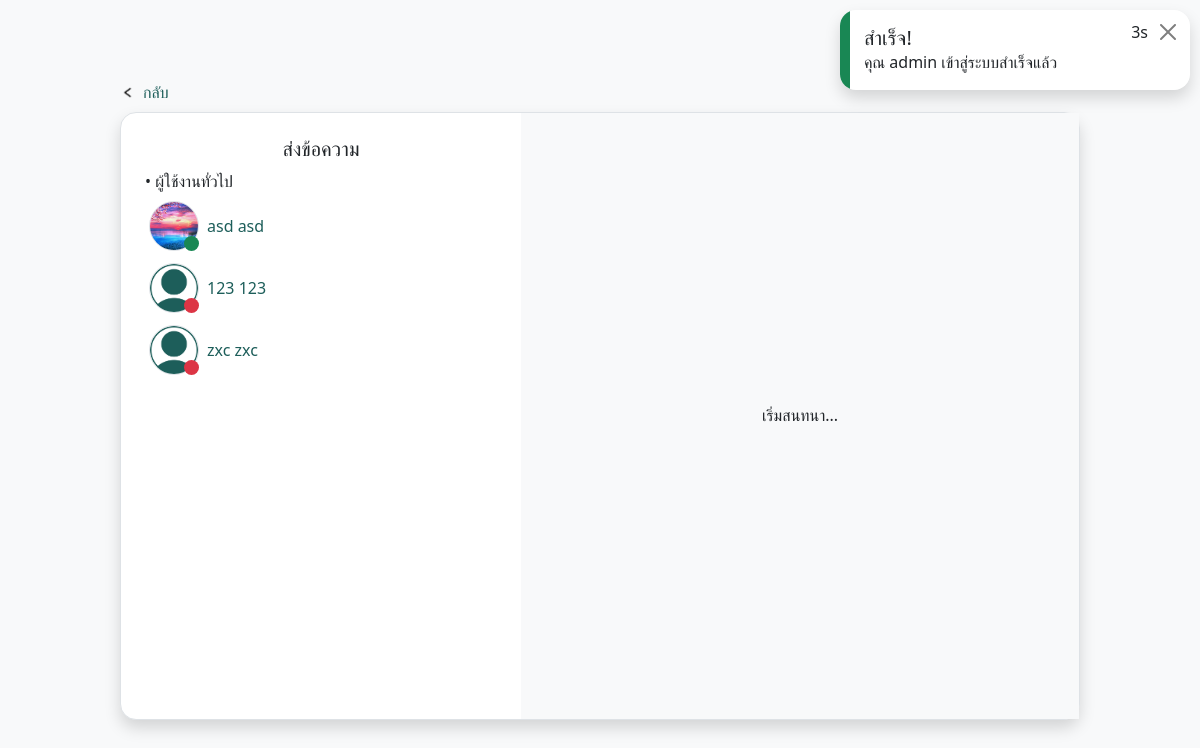
The app's page /chats.php (signed in) with its own data.
### tables this page shows
CREATE TABLE `users` (
  `user_id` int(11) NOT NULL,
  `firstname` varchar(150) NOT NULL,
  `lastname` varchar(150) NOT NULL,
  `email` varchar(150) NOT NULL,
  `password` varchar(100) NOT NULL,
  `image` varchar(150) NOT NULL DEFAULT 'default-profile.png',
  `role` enum('user','admin') NOT NULL DEFAULT 'user',
  `active_status` enum('online','offline') NOT NULL DEFAULT 'offline',
  `created_at` timestamp NOT NULL DEFAULT current_timestamp(),
  `updated_at` timestamp NULL DEFAULT NULL ON UPDATE current_timestamp()
);

### chats.php (the view, shortened to what this page needs)
<?php
require_once("config.php");
$row=null;
if(isset($_SESSION["user_login"])){
    $row = sql("SELECT * FROM users WHERE user_id = ?",[$_SESSION["user_login"]])->fetch();
}elseif(isset($_SESSION["admin_login"])){
    $row = sql("SELECT * FROM users WHERE user_id = ?",[$_SESSION["admin_login"]])->fetch();
}else{
    msg("warning","คำเตือน","ไม่สามารถเข้าถึงหน้านี้ได้","/");
}
?>
<!DOCTYPE html>
<html lang="en">
<head>
    <?php require_once("link.php"); ?>
</head>
<body class='bg-light'>
    <div class='vh-100 d-flex flex-column justify-content-center align-items-center position-relative'>
        <div class='d-flex flex-column gap-2' style='width:80%;height:80%'>
            <div class='d-flex align-items-center justify-content-start gap-4'>
                <a href="javascript:window.history.back()" class='d-flex flex-row gap-2 align-items-center text-decoration-none text-teal'>
                    <img src="<?= imagePath("web_images/icons","chevron-back.png"); ?>" alt="" class='object-fit-cover' style='width:15px;height:15px;'>
                    <div>กลับ</div>
                </a>
            </div>
            <div class='bg-white rounded-xl border shadow w-100 h-100'>
                <div class='d-flex flex-wrap h-100'>
                    <div class='p-4 h-100' style='width: 400px;'>
                        <h5 class='text-center'>ส่งข้อความ</h5>
                        <div class='mt-2'>
                            <?php
                            function showUsers($role){
                                global $row;
                                $fetchUser = sql("SELECT * FROM users WHERE role = ?",[$role]);
                                if($fetchUser->rowCount() > 0){ $index=0; ?>
                                    <ul style='list-style:none;' class='m-0 p-0 w-100 d-flex flex-column gap-1 mb-2'>
                                    <?php while($user = $fetchUser->fetch()){
                                        if($user["user_id"] === $row["user_id"]){
                                            return;
                                        }
                                        $showTextRole = $role=='admin'?'• ผู้ดูและระบบ':'• ผู้ใช้งานทั่วไป';
                                        echo $index == 0 ? "<div>$showTextRole</div>" : null ?>
                                        <a href="<?= $_SERVER["REQUEST_URI"] === "/" ? "chats.php?receiver_id=".$user['user_id'] : "../chats.php?receiver_id=".$user['user_id'] ?>" class='btn btn-outline-teal border-0 p-1 w-100 <?= $_GET["receiver_id"] == $user['user_id'] ? "bg-teal text-white" : "" ?>'>
                                            <li class='d-flex align-items-center gap-2'>
                                                <div class='position-relative'>
                                                    <img src="<?= imagePath("user_images",$user["image"]) ?>" class='border rounded-circle object-fit-cover' style='width:50px;height:50px'/>
                                                    <div style='width:15px;height:15px;bottom:0px;right:0px;' class='bg-<?= $user["active_status"]=="online"?"success":"danger" ?> position-absolute rounded-circle'></div>
                                                </div>
                                                <div><?= $user["firstname"] ?> <?= $user["lastname"] ?></div>
                                            </li>
                                        </a>
                                        <?php $index++; } ?>
                                    </ul>
                                <?php }
                            }
                            showUsers("admin");
                            showUsers("user");
                            ?>
                        </div>
                    </div>
                    <div class='flex-1 d-flex flex-column'>
                        <?php
                        if(isset($_GET["receiver_id"])){
                            $user = sql("SELECT * FROM users WHERE user_id = ?",[$_GET["receiver_id"]])->fetch(); ?>
                            <div class='d-flex align-items-center gap-2 shadow p-2'>
                                <div class='position-relative'>
                                    <img src="<?= imagePath("user_images",$user["image"]) ?>" class='border rounded-circle object-fit-cover' style='width:50px;height:50px'/>
                                    <div style='width:15px;height:15px;bottom:0px;right:0px;' class='bg-<?= $user["active_status"]=="online"?"success":"danger" ?> position-absolute rounded-circle'></div>
                                </div>
                                <div><?= $user["firstname"] ?> <?= $user["lastname"] ?></div>
                            </div>
                            <div class='bg-light flex-1 h-100 p-2 d-flex flex-column gap-2'>
                                <div class='d-flex align-items-start justify-content-start gap-2'>
                                    <img src="" width='40px' height='40px' class="object-fit-cover border rounded-circle">
                                    <div class='bg-white p-2 rounded-xl shadow' style='max-width:50%;'>
                                        Lorem ipsum dolor sit amet consectetur adipisicing elit.
                                    </div>
                                </div>
                                <div class='d-flex align-items-start justify-content-end gap-2'>
                                    <div class='bg-white p-2 rounded-xl shadow' style='max-width:50%;'>
                                        Lorem ipsum dolor sit amet consectetur adipisicing elit.
                                    </div>
                                    <img src="" width='40px' height='40px' class="object-fit-cover border rounded-circle">
                                </div>
                            </div>
                            <form method='post' id='form-chat' class='d-flex flex-row gap-2 p-2'>
                                <input type="text" class='form-control' placeholder='เขียนข้อความ...'>
                                <button type='submit' class='btn btn-outline-teal p-2'>
                                    <img src="<?= imagePath("web_images/icons","send.png") ?>" width='25px' height='25px' class='object-fit-cover'>
                                </button>
                            </form>
                        <?php }else{ ?>
                            <div class='d-flex align-items-center justify-content-center h-100 w-100 bg-light'>
                                <h6>เริ่มสนทนา...</h6>
                            </div>
                        <?php } ?>
                    </div>
                </div>
            </div>
        </div>
    </div>
</body>
</html>

### config.php (shortened to what this page needs)
<?php
try{
    $pdo = new PDO("mysql:host=mariadb_elderly_travel;dbname=elderly_db","username","password");
}catch(PDOException $e){
    echo $e->getMessage();
}
function sql($sql,$params=[]){
    global $pdo;
    $stmt = $pdo->prepare($sql);
    $stmt->execute($params);
    return $stmt;
}
foreach(["success","warning","danger"] as $index=>$type){
    if(isset($_SESSION[$type])){ ?>
        <div class="position-fixed opacity-0" style="top:10px;right:10px;z-index:999" id="alertMsg">
            <div class="p-3 position-relative overflow-hidden ps-4 shadow rounded-xl bg-white" style="width:350px;">
                <div class="bg-<?= $type; ?> position-absolute" style="width:10px;height:100%;top:0;left:0;"></div>
                <h5><?= $_SESSION[$type][0]; ?></h5>
                <div class="position-absolute d-flex align-items-center gap-2" style="top:10px;right:10px;">
                    <div><span id="countMsg"></span>s</div>
                    <button id="btnCloseMsg" class="btn-close"></button>
                </div>
                <div><?= $_SESSION[$type][1]; ?></div>
            </div>
        </div>
        <?php unset($_SESSION[$type]);
    }
}
function linkPage($path, $target) {
    return $_SERVER["REQUEST_URI"] == "/" ? "./$path/$target" : "../$path/$target";
}
function imagePath($path, $target) {
    return $_SERVER["REQUEST_URI"] == "/" ? "./images/$path/$target" : "../images/$path/$target";
}
?>

### link.php (shortened to what this page needs)
<link rel="stylesheet" href="<?= linkPage("libs/bootstrap-5.0.2-dist/css/","bootstrap.css"); ?>">
<link rel="stylesheet" href="<?= linkPage("libs","style.css"); ?>">

### libs/style.css (style rules this page uses)
* { transition: 0.4s !important; }
:root { --black-light: #212529; --teal: #1D5E5A; }
h1,h2,h3,h4,h5,h6 { margin: 0; padding: 0; }
.rounded-xl { border-radius: 1rem !important; }
.flex-1 { flex: 1; }
.object-fit-cover { object-fit: cover; }
.btn { border-radius: 1rem !important; }
.text-teal { color: var(--teal); }

### records on screen
users: showTextRole "• ผู้ใช้งานทั่วไป", image (picture), firstname "asd", lastname "asd"
users: image (placeholder picture), firstname "123", lastname "123"
users: image (placeholder picture), firstname "zxc", lastname "zxc"

### other values on screen
$_SESSION[$type][0] "สำเร็จ!"
$_SESSION[$type][1] "คุณ admin เข้าสู่ระบบสำเร็จแล้ว"
